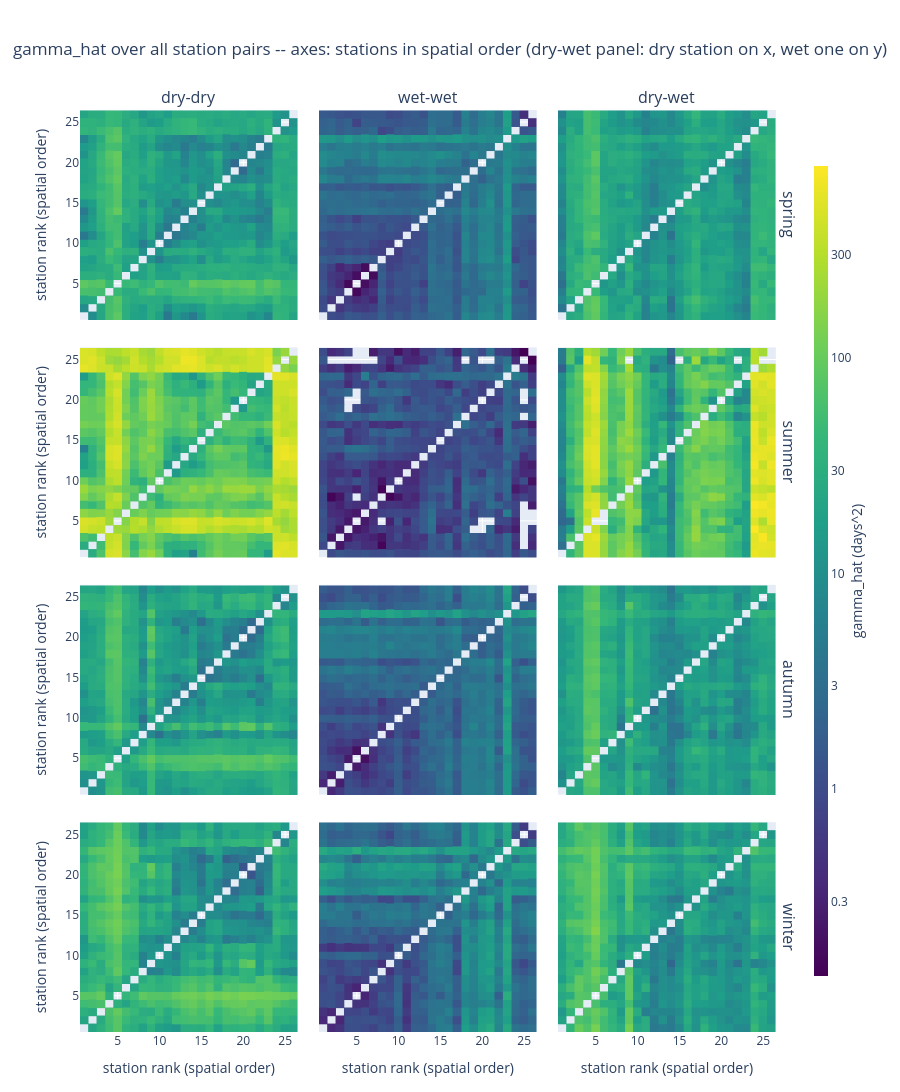

Notebook cell for this chart:
### Markdown cell above
### Plot with the graph with stations on x and y axis

### Code cell
from spatial_bmcd.spatial_diagnostics import plot_station_order_map, spatial_station_order
stations = sorted(set.intersection(*(set(p) for p in params_by_season.values())))
params_xy = {c: params_by_season["spring"][c] for c in stations}
order = spatial_station_order(params_xy, stations)
plot_station_order_map(params_xy, stations, order=order);


def gamma_station_pairs(table: pd.DataFrame, order, min_n=MIN_DAYS) -> pd.DataFrame:
    """One row per drawn dot: ranks on the two axes, gamma_hat > 0 (log colour)."""
    rank_of = {c: i + 1 for i, c in enumerate(order)}
    df = table[np.isfinite(table["gamma"]) & (table["gamma"] > 0)].copy()
    if min_n is not None:
        df = df[df["n_days"] >= min_n]
    df["rank_j"] = df["station_j"].map(rank_of)
    df["rank_k"] = df["station_k"].map(rank_of)
    if df[["rank_j", "rank_k"]].isna().any(axis=None):
        raise ValueError("station of the table absent from `order`")
    straight = df.rename(columns={"station_j": "station_x", "station_k": "station_y",
                                  "rank_j": "x", "rank_k": "y"})
    flipped = df.rename(columns={"station_k": "station_x", "station_j": "station_y",
                                 "rank_k": "x", "rank_j": "y"})
    dw = df["state_class"] == "dry-wet"   # only class whose two orientations differ
    return pd.concat([straight[~dw | (df["r_j"] == 0)],
                      flipped[~dw | (df["r_j"] == 1)]], ignore_index=True)


def plot_gamma_station_matrix(
    table_by_season, order, seasons=SEASONS,
    state_classes=("dry-dry", "wet-wet", "dry-wet"),
    min_n=MIN_DAYS, cmap="Viridis", marker_size=9, height=1400, title=None,
):
    """Season x class grid of station-by-station maps, dot colour = log10 gamma_hat."""
    import plotly.graph_objects as go
    from plotly.subplots import make_subplots

    seasons, state_classes = list(seasons), list(state_classes)
    n_st = len(order)
    frames = {}
    for season in seasons:
        pairs = gamma_station_pairs(table_by_season[season], order, min_n=min_n)
        for cls in state_classes:
            frames[season, cls] = pairs[pairs["state_class"] == cls]
    dropped = sum(int((~(table_by_season[s]["gamma"] > 0)).sum()) for s in seasons)
    if dropped:   # a perfectly synchronised pair sits at 0, which a log scale cannot show
        print(f"note: {dropped} estimate(s) with gamma_hat <= 0 left off the log colour scale")

    g = np.concatenate([f["gamma"].to_numpy(float) for f in frames.values() if len(f)])
    cmin, cmax = float(np.log10(g.min())), float(np.log10(g.max()))
    ticks = [t for t in (0.1, 0.3, 1, 3, 10, 30, 100, 300, 1000)
             if cmin <= np.log10(t) <= cmax]

    hover_cols = ["station_x", "station_y", "gamma", "rms_days", "dist", "n_days"]
    hover = (
        "<b>%{customdata[0]} (#%{x}) &mdash; %{customdata[1]} (#%{y})</b><br>"
        "<b>gamma_hat = %{customdata[2]:.2f} days^2</b> &nbsp; "
        "rms = %{customdata[3]:.2f} days<br>"
        "distance = %{customdata[4]:.3f} &nbsp; N = %{customdata[5]} days"
        "<extra></extra>"
    )

    fig = make_subplots(rows=len(seasons), cols=len(state_classes),
                        column_titles=state_classes, row_titles=seasons,
                        shared_xaxes=True, shared_yaxes=True,
                        horizontal_spacing=0.03, vertical_spacing=0.03)
    for i, season in enumerate(seasons):
        for c, cls in enumerate(state_classes):
            df = frames[season, cls]
            first = (i == 0 and c == 0)
            fig.add_trace(
                go.Scattergl(
                    x=df["x"], y=df["y"], mode="markers",
                    customdata=df[hover_cols].to_numpy(dtype=object),
                    hovertemplate=hover, name=f"{season} {cls}", showlegend=False,
                    marker=dict(
                        size=marker_size, symbol="square", line=dict(width=0),
                        color=np.log10(df["gamma"].to_numpy(float)),
                        colorscale=cmap, cmin=cmin, cmax=cmax,
                        colorbar=dict(
                            title=dict(text="gamma_hat (days^2)", side="right"),
                            tickvals=np.log10(ticks),
                            ticktext=[f"{t:g}" for t in ticks],
                            len=0.9, thickness=14,
                        ) if first else None,
                        showscale=first,
                    ),
                ),
                row=i + 1, col=c + 1,
            )

    fig.update_xaxes(range=[0.5, n_st + 0.5], dtick=5, showgrid=True,
                     title_text="station rank (spatial order)", row=len(seasons))
    fig.update_yaxes(range=[0.5, n_st + 0.5], dtick=5, showgrid=True,
                     title_text="station rank (spatial order)", col=1)
    fig.update_layout(height=height, hovermode="closest",
                      margin=dict(l=80, r=110, t=110, b=60),
                      title=None if title is None else dict(text=title, x=0.5))
    return fig


plot_gamma_station_matrix(
    gamma_by_season, order,
    title="gamma_hat over all station pairs -- axes: stations in spatial order "
          "(dry-wet panel: dry station on x, wet one on y)",
).show()

### Figure 1 — Plotly figure (JSON) as saved in the notebook; plotly's stock layout.template omitted (floating-point values rounded to 4 significant figures; data arrays with more than 128 entries replaced by an {"elided": "..."} marker saying what was removed)
{"data": [{"customdata": {"elided": "650x6 mixed values"}, "hovertemplate": "<b>%{customdata[0]} (#%{x}) &mdash; %{customdata[1]} (#%{y})</b><br><b>gamma_hat = %{customdata[2]:.2f} days^2</b> &nbsp; rms = %{customdata[3]:.2f} days<br>distance = %{customdata[4]:.3f} &nbsp; N = %{customdata[5]} days<extra></extra>", "marker": {"cmax": 2.887, "cmin": -0.8653, "color": {"elided": "650 float values"}, "colorbar": {"len": 0.9, "thickness": 14, "ticktext": ["0.3", "1", "3", "10", "30", "100", "300"], "tickvals": [-0.5229, 0.0, 0.4771, 1.0, 1.477, 2.0, 2.477], "title": {"side": "right", "text": "gamma_hat (days^2)"}}, "colorscale": [[0, "#440154"], [0.1111, "#482878"], [0.2222, "#3e4989"], [0.3333, "#31688e"], [0.4444, "#26828e"], [0.5556, "#1f9e89"], [0.6667, "#35b779"], [0.7778, "#6ece58"], [0.8889, "#b5de2b"], [1, "#fde725"]], "line": {"width": 0}, "showscale": true, "size": 9, "symbol": "square"}, "mode": "markers", "name": "spring dry-dry", "showlegend": false, "type": "scattergl", "x": {"elided": "650 int values"}, "xaxis": "x", "y": {"elided": "650 int values"}, "yaxis": "y"}, {"customdata": {"elided": "650x6 mixed values"}, "hovertemplate": "<b>%{customdata[0]} (#%{x}) &mdash; %{customdata[1]} (#%{y})</b><br><b>gamma_hat = %{customdata[2]:.2f} days^2</b> &nbsp; rms = %{customdata[3]:.2f} days<br>distance = %{customdata[4]:.3f} &nbsp; N = %{customdata[5]} days<extra></extra>", "marker": {"cmax": 2.887, "cmin": -0.8653, "color": {"elided": "650 float values"}, "colorscale": [[0, "#440154"], [0.1111, "#482878"], [0.2222, "#3e4989"], [0.3333, "#31688e"], [0.4444, "#26828e"], [0.5556, "#1f9e89"], [0.6667, "#35b779"], [0.7778, "#6ece58"], [0.8889, "#b5de2b"], [1, "#fde725"]], "line": {"width": 0}, "showscale": false, "size": 9, "symbol": "square"}, "mode": "markers", "name": "spring wet-wet", "showlegend": false, "type": "scattergl", "x": {"elided": "650 int values"}, "xaxis": "x2", "y": {"elided": "650 int values"}, "yaxis": "y2"}, {"customdata": {"elided": "650x6 mixed values"}, "hovertemplate": "<b>%{customdata[0]} (#%{x}) &mdash; %{customdata[1]} (#%{y})</b><br><b>gamma_hat = %{customdata[2]:.2f} days^2</b> &nbsp; rms = %{customdata[3]:.2f} days<br>distance = %{customdata[4]:.3f} &nbsp; N = %{customdata[5]} days<extra></extra>", "marker": {"cmax": 2.887, "cmin": -0.8653, "color": {"elided": "650 float values"}, "colorscale": [[0, "#440154"], [0.1111, "#482878"], [0.2222, "#3e4989"], [0.3333, "#31688e"], [0.4444, "#26828e"], [0.5556, "#1f9e89"], [0.6667, "#35b779"], [0.7778, "#6ece58"], [0.8889, "#b5de2b"], [1, "#fde725"]], "line": {"width": 0}, "showscale": false, "size": 9, "symbol": "square"}, "mode": "markers", "name": "spring dry-wet", "showlegend": false, "type": "scattergl", "x": {"elided": "650 int values"}, "xaxis": "x3", "y": {"elided": "650 int values"}, "yaxis": "y3"}, {"customdata": {"elided": "650x6 mixed values"}, "hovertemplate": "<b>%{customdata[0]} (#%{x}) &mdash; %{customdata[1]} (#%{y})</b><br><b>gamma_hat = %{customdata[2]:.2f} days^2</b> &nbsp; rms = %{customdata[3]:.2f} days<br>distance = %{customdata[4]:.3f} &nbsp; N = %{customdata[5]} days<extra></extra>", "marker": {"cmax": 2.887, "cmin": -0.8653, "color": {"elided": "650 float values"}, "colorscale": [[0, "#440154"], [0.1111, "#482878"], [0.2222, "#3e4989"], [0.3333, "#31688e"], [0.4444, "#26828e"], [0.5556, "#1f9e89"], [0.6667, "#35b779"], [0.7778, "#6ece58"], [0.8889, "#b5de2b"], [1, "#fde725"]], "line": {"width": 0}, "showscale": false, "size": 9, "symbol": "square"}, "mode": "markers", "name": "summer dry-dry", "showlegend": false, "type": "scattergl", "x": {"elided": "650 int values"}, "xaxis": "x4", "y": {"elided": "650 int values"}, "yaxis": "y4"}, {"customdata": {"elided": "618x6 mixed values"}, "hovertemplate": "<b>%{customdata[0]} (#%{x}) &mdash; %{customdata[1]} (#%{y})</b><br><b>gamma_hat = %{customdata[2]:.2f} days^2</b> &nbsp; rms = %{customdata[3]:.2f} days<br>distance = %{customdata[4]:.3f} &nbsp; N = %{customdata[5]} days<extra></extra>", "marker": {"cmax": 2.887, "cmin": -0.8653, "color": {"elided": "618 float values"}, "colorscale": [[0, "#440154"], [0.1111, "#482878"], [0.2222, "#3e4989"], [0.3333, "#31688e"], [0.4444, "#26828e"], [0.5556, "#1f9e89"], [0.6667, "#35b779"], [0.7778, "#6ece58"], [0.8889, "#b5de2b"], [1, "#fde725"]], "line": {"width": 0}, "showscale": false, "size": 9, "symbol": "square"}, "mode": "markers", "name": "summer wet-wet", "showlegend": false, "type": "scattergl", "x": {"elided": "618 int values"}, "xaxis": "x5", "y": {"elided": "618 int values"}, "yaxis": "y5"}, {"customdata": {"elided": "645x6 mixed values"}, "hovertemplate": "<b>%{customdata[0]} (#%{x}) &mdash; %{customdata[1]} (#%{y})</b><br><b>gamma_hat = %{customdata[2]:.2f} days^2</b> &nbsp; rms = %{customdata[3]:.2f} days<br>distance = %{customdata[4]:.3f} &nbsp; N = %{customdata[5]} days<extra></extra>", "marker": {"cmax": 2.887, "cmin": -0.8653, "color": {"elided": "645 float values"}, "colorscale": [[0, "#440154"], [0.1111, "#482878"], [0.2222, "#3e4989"], [0.3333, "#31688e"], [0.4444, "#26828e"], [0.5556, "#1f9e89"], [0.6667, "#35b779"], [0.7778, "#6ece58"], [0.8889, "#b5de2b"], [1, "#fde725"]], "line": {"width": 0}, "showscale": false, "size": 9, "symbol": "square"}, "mode": "markers", "name": "summer dry-wet", "showlegend": false, "type": "scattergl", "x": {"elided": "645 int values"}, "xaxis": "x6", "y": {"elided": "645 int values"}, "yaxis": "y6"}, {"customdata": {"elided": "650x6 mixed values"}, "hovertemplate": "<b>%{customdata[0]} (#%{x}) &mdash; %{customdata[1]} (#%{y})</b><br><b>gamma_hat = %{customdata[2]:.2f} days^2</b> &nbsp; rms = %{customdata[3]:.2f} days<br>distance = %{customdata[4]:.3f} &nbsp; N = %{customdata[5]} days<extra></extra>", "marker": {"cmax": 2.887, "cmin": -0.8653, "color": {"elided": "650 float values"}, "colorscale": [[0, "#440154"], [0.1111, "#482878"], [0.2222, "#3e4989"], [0.3333, "#31688e"], [0.4444, "#26828e"], [0.5556, "#1f9e89"], [0.6667, "#35b779"], [0.7778, "#6ece58"], [0.8889, "#b5de2b"], [1, "#fde725"]], "line": {"width": 0}, "showscale": false, "size": 9, "symbol": "square"}, "mode": "markers", "name": "autumn dry-dry", "showlegend": false, "type": "scattergl", "x": {"elided": "650 int values"}, "xaxis": "x7", "y": {"elided": "650 int values"}, "yaxis": "y7"}, {"customdata": {"elided": "650x6 mixed values"}, "hovertemplate": "<b>%{customdata[0]} (#%{x}) &mdash; %{customdata[1]} (#%{y})</b><br><b>gamma_hat = %{customdata[2]:.2f} days^2</b> &nbsp; rms = %{customdata[3]:.2f} days<br>distance = %{customdata[4]:.3f} &nbsp; N = %{customdata[5]} days<extra></extra>", "marker": {"cmax": 2.887, "cmin": -0.8653, "color": {"elided": "650 float values"}, "colorscale": [[0, "#440154"], [0.1111, "#482878"], [0.2222, "#3e4989"], [0.3333, "#31688e"], [0.4444, "#26828e"], [0.5556, "#1f9e89"], [0.6667, "#35b779"], [0.7778, "#6ece58"], [0.8889, "#b5de2b"], [1, "#fde725"]], "line": {"width": 0}, "showscale": false, "size": 9, "symbol": "square"}, "mode": "markers", "name": "autumn wet-wet", "showlegend": false, "type": "scattergl", "x": {"elided": "650 int values"}, "xaxis": "x8", "y": {"elided": "650 int values"}, "yaxis": "y8"}, {"customdata": {"elided": "650x6 mixed values"}, "hovertemplate": "<b>%{customdata[0]} (#%{x}) &mdash; %{customdata[1]} (#%{y})</b><br><b>gamma_hat = %{customdata[2]:.2f} days^2</b> &nbsp; rms = %{customdata[3]:.2f} days<br>distance = %{customdata[4]:.3f} &nbsp; N = %{customdata[5]} days<extra></extra>", "marker": {"cmax": 2.887, "cmin": -0.8653, "color": {"elided": "650 float values"}, "colorscale": [[0, "#440154"], [0.1111, "#482878"], [0.2222, "#3e4989"], [0.3333, "#31688e"], [0.4444, "#26828e"], [0.5556, "#1f9e89"], [0.6667, "#35b779"], [0.7778, "#6ece58"], [0.8889, "#b5de2b"], [1, "#fde725"]], "line": {"width": 0}, "showscale": false, "size": 9, "symbol": "square"}, "mode": "markers", "name": "autumn dry-wet", "showlegend": false, "type": "scattergl", "x": {"elided": "650 int values"}, "xaxis": "x9", "y": {"elided": "650 int values"}, "yaxis": "y9"}, {"customdata": {"elided": "650x6 mixed values"}, "hovertemplate": "<b>%{customdata[0]} (#%{x}) &mdash; %{customdata[1]} (#%{y})</b><br><b>gamma_hat = %{customdata[2]:.2f} days^2</b> &nbsp; rms = %{customdata[3]:.2f} days<br>distance = %{customdata[4]:.3f} &nbsp; N = %{customdata[5]} days<extra></extra>", "marker": {"cmax": 2.887, "cmin": -0.8653, "color": {"elided": "650 float values"}, "colorscale": [[0, "#440154"], [0.1111, "#482878"], [0.2222, "#3e4989"], [0.3333, "#31688e"], [0.4444, "#26828e"], [0.5556, "#1f9e89"], [0.6667, "#35b779"], [0.7778, "#6ece58"], [0.8889, "#b5de2b"], [1, "#fde725"]], "line": {"width": 0}, "showscale": false, "size": 9, "symbol": "square"}, "mode": "markers", "name": "winter dry-dry", "showlegend": false, "type": "scattergl", "x": {"elided": "650 int values"}, "xaxis": "x10", "y": {"elided": "650 int values"}, "yaxis": "y10"}, {"customdata": {"elided": "650x6 mixed values"}, "hovertemplate": "<b>%{customdata[0]} (#%{x}) &mdash; %{customdata[1]} (#%{y})</b><br><b>gamma_hat = %{customdata[2]:.2f} days^2</b> &nbsp; rms = %{customdata[3]:.2f} days<br>distance = %{customdata[4]:.3f} &nbsp; N = %{customdata[5]} days<extra></extra>", "marker": {"cmax": 2.887, "cmin": -0.8653, "color": {"elided": "650 float values"}, "colorscale": [[0, "#440154"], [0.1111, "#482878"], [0.2222, "#3e4989"], [0.3333, "#31688e"], [0.4444, "#26828e"], [0.5556, "#1f9e89"], [0.6667, "#35b779"], [0.7778, "#6ece58"], [0.8889, "#b5de2b"], [1, "#fde725"]], "line": {"width": 0}, "showscale": false, "size": 9, "symbol": "square"}, "mode": "markers", "name": "winter wet-wet", "showlegend": false, "type": "scattergl", "x": {"elided": "650 int values"}, "xaxis": "x11", "y": {"elided": "650 int values"}, "yaxis": "y11"}, {"customdata": {"elided": "650x6 mixed values"}, "hovertemplate": "<b>%{customdata[0]} (#%{x}) &mdash; %{customdata[1]} (#%{y})</b><br><b>gamma_hat = %{customdata[2]:.2f} days^2</b> &nbsp; rms = %{customdata[3]:.2f} days<br>distance = %{customdata[4]:.3f} &nbsp; N = %{customdata[5]} days<extra></extra>", "marker": {"cmax": 2.887, "cmin": -0.8653, "color": {"elided": "650 float values"}, "colorscale": [[0, "#440154"], [0.1111, "#482878"], [0.2222, "#3e4989"], [0.3333, "#31688e"], [0.4444, "#26828e"], [0.5556, "#1f9e89"], [0.6667, "#35b779"], [0.7778, "#6ece58"], [0.8889, "#b5de2b"], [1, "#fde725"]], "line": {"width": 0}, "showscale": false, "size": 9, "symbol": "square"}, "mode": "markers", "name": "winter dry-wet", "showlegend": false, "type": "scattergl", "x": {"elided": "650 int values"}, "xaxis": "x12", "y": {"elided": "650 int values"}, "yaxis": "y12"}], "layout": {"annotations": [{"font": {"size": 16}, "showarrow": false, "text": "dry-dry", "x": 0.1533, "xanchor": "center", "xref": "paper", "y": 1, "yanchor": "bottom", "yref": "paper"}, {"font": {"size": 16}, "showarrow": false, "text": "wet-wet", "x": 0.49, "xanchor": "center", "xref": "paper", "y": 1, "yanchor": "bottom", "yref": "paper"}, {"font": {"size": 16}, "showarrow": false, "text": "dry-wet", "x": 0.8267, "xanchor": "center", "xref": "paper", "y": 1, "yanchor": "bottom", "yref": "paper"}, {"font": {"size": 16}, "showarrow": false, "text": "spring", "textangle": 90, "x": 0.98, "xanchor": "left", "xref": "paper", "y": 0.8862, "yanchor": "middle", "yref": "paper"}, {"font": {"size": 16}, "showarrow": false, "text": "summer", "textangle": 90, "x": 0.98, "xanchor": "left", "xref": "paper", "y": 0.6288, "yanchor": "middle", "yref": "paper"}, {"font": {"size": 16}, "showarrow": false, "text": "autumn", "textangle": 90, "x": 0.98, "xanchor": "left", "xref": "paper", "y": 0.3712, "yanchor": "middle", "yref": "paper"}, {"font": {"size": 16}, "showarrow": false, "text": "winter", "textangle": 90, "x": 0.98, "xanchor": "left", "xref": "paper", "y": 0.1138, "yanchor": "middle", "yref": "paper"}], "height": 1400, "hovermode": "closest", "margin": {"b": 60, "l": 80, "r": 110, "t": 110}, "title": {"text": "gamma_hat over all station pairs -- axes: stations in spatial order (dry-wet panel: dry station on x, wet one on y)", "x": 0.5}, "xaxis": {"anchor": "y", "domain": [0, 0.3067], "matches": "x10", "showticklabels": false}, "xaxis10": {"anchor": "y10", "domain": [0, 0.3067], "dtick": 5, "range": [0.5, 26.5], "showgrid": true, "title": {"text": "station rank (spatial order)"}}, "xaxis11": {"anchor": "y11", "domain": [0.3367, 0.6433], "dtick": 5, "range": [0.5, 26.5], "showgrid": true, "title": {"text": "station rank (spatial order)"}}, "xaxis12": {"anchor": "y12", "domain": [0.6733, 0.98], "dtick": 5, "range": [0.5, 26.5], "showgrid": true, "title": {"text": "station rank (spatial order)"}}, "xaxis2": {"anchor": "y2", "domain": [0.3367, 0.6433], "matches": "x11", "showticklabels": false}, "xaxis3": {"anchor": "y3", "domain": [0.6733, 0.98], "matches": "x12", "showticklabels": false}, "xaxis4": {"anchor": "y4", "domain": [0, 0.3067], "matches": "x10", "showticklabels": false}, "xaxis5": {"anchor": "y5", "domain": [0.3367, 0.6433], "matches": "x11", "showticklabels": false}, "xaxis6": {"anchor": "y6", "domain": [0.6733, 0.98], "matches": "x12", "showticklabels": false}, "xaxis7": {"anchor": "y7", "domain": [0, 0.3067], "matches": "x10", "showticklabels": false}, "xaxis8": {"anchor": "y8", "domain": [0.3367, 0.6433], "matches": "x11", "showticklabels": false}, "xaxis9": {"anchor": "y9", "domain": [0.6733, 0.98], "matches": "x12", "showticklabels": false}, "yaxis": {"anchor": "x", "domain": [0.7725, 1], "dtick": 5, "range": [0.5, 26.5], "showgrid": true, "title": {"text": "station rank (spatial order)"}}, "yaxis10": {"anchor": "x10", "domain": [0, 0.2275], "dtick": 5, "range": [0.5, 26.5], "showgrid": true, "title": {"text": "station rank (spatial order)"}}, "yaxis11": {"anchor": "x11", "domain": [0, 0.2275], "matches": "y10", "showticklabels": false}, "yaxis12": {"anchor": "x12", "domain": [0, 0.2275], "matches": "y10", "showticklabels": false}, "yaxis2": {"anchor": "x2", "domain": [0.7725, 1], "matches": "y", "showticklabels": false}, "yaxis3": {"anchor": "x3", "domain": [0.7725, 1], "matches": "y", "showticklabels": false}, "yaxis4": {"anchor": "x4", "domain": [0.515, 0.7425], "dtick": 5, "range": [0.5, 26.5], "showgrid": true, "title": {"text": "station rank (spatial order)"}}, "yaxis5": {"anchor": "x5", "domain": [0.515, 0.7425], "matches": "y4", "showticklabels": false}, "yaxis6": {"anchor": "x6", "domain": [0.515, 0.7425], "matches": "y4", "showticklabels": false}, "yaxis7": {"anchor": "x7", "domain": [0.2575, 0.485], "dtick": 5, "range": [0.5, 26.5], "showgrid": true, "title": {"text": "station rank (spatial order)"}}, "yaxis8": {"anchor": "x8", "domain": [0.2575, 0.485], "matches": "y7", "showticklabels": false}, "yaxis9": {"anchor": "x9", "domain": [0.2575, 0.485], "matches": "y7", "showticklabels": false}}}
